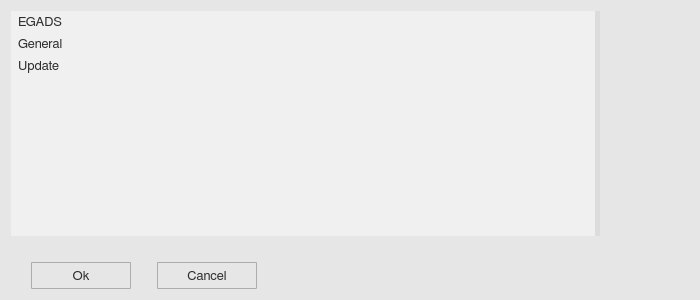
<?xml version="1.0" encoding="UTF-8"?>
<ui version="4.0">
 <class>optionWindow</class>
 <widget class="QWidget" name="optionWindow">
  <property name="geometry">
   <rect>
    <x>0</x>
    <y>0</y>
    <width>700</width>
    <height>300</height>
   </rect>
  </property>
  <property name="minimumSize">
   <size>
    <width>0</width>
    <height>0</height>
   </size>
  </property>
  <property name="maximumSize">
   <size>
    <width>16777215</width>
    <height>16777215</height>
   </size>
  </property>
  <property name="font">
   <font>
    <family>FreeSans</family>
    <pointsize>10</pointsize>
    <weight>50</weight>
    <bold>false</bold>
    <stylestrategy>PreferAntialias</stylestrategy>
    <kerning>true</kerning>
   </font>
  </property>
  <property name="windowTitle">
   <string>Options</string>
  </property>
  <property name="windowIcon">
   <iconset>
    <normaloff>../orion_ftp_ui/icons/option_icon.svg</normaloff>../orion_ftp_ui/icons/option_icon.svg</iconset>
  </property>
  <property name="styleSheet">
   <string notr="true">QWidget {
	background-color: rgb(230,230,230);
}

QComboBox {
	border: 1px solid #acacac;
    border-radius: 1px;
	padding-left: 5px;
    background-color: qlineargradient(x1: 0, y1: 0, x2: 0, y2: 1, 
								stop: 0 #f0f0f0, stop: 1 #e5e5e5);
    color: rgb(45,45,45);
}

QComboBox:disabled {
	background-color:  rgb(200,200,200);
}

QComboBox:hover {
	border: 1px solid #7eb4ea;
    border-radius: 1px;
	background-color: qlineargradient(x1: 0, y1: 0, x2: 0, y2: 1, 
								stop: 0 #ecf4fc, stop: 1 #dcecfc);
}

QComboBox::drop-down {
	subcontrol-origin: padding;
	subcontrol-position: top right;
	width: 27px;
    border-left-width: 1px;
	border-left-color: darkgray;
	border-left-style: solid;
	border-top-right-radius: 3px;
	border-bottom-right-radius: 3px;
}

QComboBox::down-arrow {
	image: url(icons/down_arrow_icon.svg); 
	width: 16px;
	height: 16px
}

QComboBox QAbstractItemView {
	selection-background-color: rgb(200,200,200);
	selection-color: black;
	background: #f0f0f0;
	border: 0px solid #f0f0f0;
}

QComboBox QAbstractItemView::item {
	margin: 5px 5px 5px 5px;
}

QScrollBar:vertical {
  border: 1px solid white;
  background-color: rgb(240, 240, 240);
  width: 20px;
  margin: 21px 0px 21px 0px;
}

QScrollBar:horizontal {
  border: 1px solid white;
  background-color: rgb(240, 240, 240);
  height: 20px;
  margin: 0px 21px 0px 21px;
}

QScrollBar::handle:vertical {
  background-color: rgb(205, 205, 205);
  min-height: 25px;
}

QScrollBar:handle:vertical:hover {
  background-color: rgb(166, 166, 166);
}

QScrollBar:handle:vertical:pressed {
  background-color: rgb(96, 96, 96);
}

QScrollBar::handle:horizontal {
  background-color: rgb(205, 205, 205);
  min-width: 25px;
}

QScrollBar:handle:horizontal:hover {
  background-color: rgb(166, 166, 166);
}

QScrollBar:handle:horizontal:pressed {
  background-color: rgb(96, 96, 96);
}

QScrollBar::add-line:vertical {
  border-top: 1px solid rgb(240,240,240);
  border-left: 1px solid white;
  border-right: 1px solid white;
  border-bottom: 1px solid white;
  background-color: rgb(240, 240, 240);
  height: 20px;
  subcontrol-position: bottom;
  subcontrol-origin: margin;
  border-bottom-right-radius: 0px;
}

QScrollBar::add-line:vertical:hover {
  background-color: rgb(218, 218, 218);
}

QScrollBar::add-line:vertical:pressed {
  background-color: rgb(96, 96, 96);
}

QScrollBar::sub-line:vertical {
  border-top: 1px solid white;
  border-left: 1px solid white;
  border-right: 1px solid white;
  border-bottom: 1px solid rgb(240,240,240);
  background-color: rgb(240, 240, 240);
  height: 20px;
  subcontrol-position: top;
  subcontrol-origin: margin;
  border-top-right-radius: 0px;
}

QScrollBar::sub-line:vertical:hover {
  background-color: rgb(218, 218, 218);
}

QScrollBar::sub-line:vertical:pressed {
  background-color: rgb(96, 96, 96);
}

QScrollBar::up-arrow:vertical {
  image: url(icons/up_arrow_icon.svg); 
  width: 16px;
  height: 16px;
}

QScrollBar::up-arrow:vertical:pressed {
  right: -1px;
  bottom: -1px;
}

QScrollBar::down-arrow:vertical {
  image: url(icons/down_arrow_icon.svg); 
  width: 16px;
  height: 16px;
}

QScrollBar::down-arrow:vertical:pressed {
  right: -1px;
  bottom: -1px;
}

QScrollBar::add-line:horizontal {
  border-top: 1px solid white;
  border-left: 1px solid rgb(240,240,240);
  border-right: 1px solid white;
  border-bottom: 1px solid white;
  background-color: rgb(240, 240, 240);
  width: 20px;
  subcontrol-position: right;
  subcontrol-origin: margin;
  border-bottom-right-radius: 0px;
}

QScrollBar::add-line:horizontal:hover {
  background-color: rgb(218, 218, 218);
}

QScrollBar::add-line:horizontal:pressed {
  background-color: rgb(96, 96, 96);
}

QScrollBar::sub-line:horizontal {
  border-top: 1px solid white;
  border-left: 1px solid white;
  border-right: 1px solid rgb(240,240,240);
  border-bottom: 1px solid white;
  background-color: rgb(240, 240, 240);
  width: 20px;
  subcontrol-position: left;
  subcontrol-origin: margin;
border-bottom-left-radius: 0px;
}

QScrollBar::sub-line:horizontal:hover {
  background-color: rgb(218, 218, 218);
}

QScrollBar::sub-line:horizontal:pressed {
  background-color: rgb(96, 96, 96);
}

QScrollBar::left-arrow:horizontal {
  image: url(icons/left_arrow_icon.svg); 
  width: 16px;
  height: 16px;
}

QScrollBar::left-arrow:horizontal:pressed {
  right: -1px;
  bottom: -1px;
}

QScrollBar::right-arrow:horizontal {
  image: url(icons/right_arrow_icon.svg); 
  width: 16px;
  height: 16px;
}

QScrollBar::right-arrow:horizontal:pressed {
  right: -1px;
  bottom: -1px;
}</string>
  </property>
  <layout class="QGridLayout" name="gridLayout_2">
   <item row="0" column="0">
    <widget class="QSplitter" name="ow_splitter">
     <property name="styleSheet">
      <string notr="true">QSplitter::handle {
    background: rgb(220,220,220);
}

QSplitter::handle:horizontal {
    width: 5px;
}

QSplitter::handle:vertical {
    height: 5px;
}

QSplitter::handle:pressed {
    background: rgb(190,190,190);
}</string>
     </property>
     <property name="orientation">
      <enum>Qt::Horizontal</enum>
     </property>
     <widget class="QListWidget" name="ow_section_list">
      <property name="enabled">
       <bool>true</bool>
      </property>
      <property name="minimumSize">
       <size>
        <width>0</width>
        <height>0</height>
       </size>
      </property>
      <property name="maximumSize">
       <size>
        <width>16777215</width>
        <height>16777215</height>
       </size>
      </property>
      <property name="font">
       <font>
        <family>FreeSans</family>
        <pointsize>10</pointsize>
        <weight>50</weight>
        <bold>false</bold>
        <stylestrategy>PreferAntialias</stylestrategy>
        <kerning>true</kerning>
       </font>
      </property>
      <property name="focusPolicy">
       <enum>Qt::NoFocus</enum>
      </property>
      <property name="styleSheet">
       <string notr="true">QListWidget {
	border-radius: 0px;
	background-color:  rgb(240, 240, 240);
	color: rgb(45,45,45);
}

QListWidget:disabled {
	background-color:  rgb(200,200,200);
    color: rgb(45,45,45);
}

QListView::item {
	border: 0px solid rgb(240,240,240);
	border-radius: 3px;
    padding: 1px 1px 1px 1px;
    margin: 3px 3px 3px 3px;
}

QListView::item:selected {
	border: 0px solid rgb(240,240,240);
	border-radius: 3px;
}

QListView::item:selected:!active {
	background: rgb(200,200,200);
}

QListView::item:selected:active {
	background: rgb(200,200,200);
}

QListView::item:hover {
	background: rgb(230,230,230);
	border-radius: 3px;
}

QScrollBar:vertical {
  border: 1px solid white;
  background-color: rgb(240, 240, 240);
  width: 20px;
  margin: 21px 0px 21px 0px;
}

QScrollBar:horizontal {
  border: 1px solid white;
  background-color: rgb(240, 240, 240);
  height: 20px;
  margin: 0px 21px 0px 21px;
}

QScrollBar::handle:vertical {
  background-color: rgb(205, 205, 205);
  min-height: 25px;
}

QScrollBar:handle:vertical:hover {
  background-color: rgb(166, 166, 166);
}

QScrollBar:handle:vertical:pressed {
  background-color: rgb(96, 96, 96);
}

QScrollBar::handle:horizontal {
  background-color: rgb(205, 205, 205);
  min-width: 25px;
}

QScrollBar:handle:horizontal:hover {
  background-color: rgb(166, 166, 166);
}

QScrollBar:handle:horizontal:pressed {
  background-color: rgb(96, 96, 96);
}

QScrollBar::add-line:vertical {
  border-top: 1px solid rgb(240,240,240);
  border-left: 1px solid white;
  border-right: 1px solid white;
  border-bottom: 1px solid white;
  background-color: rgb(240, 240, 240);
  height: 20px;
  subcontrol-position: bottom;
  subcontrol-origin: margin;
  border-bottom-right-radius: 0px;
}

QScrollBar::add-line:vertical:hover {
  background-color: rgb(218, 218, 218);
}

QScrollBar::add-line:vertical:pressed {
  background-color: rgb(96, 96, 96);
}

QScrollBar::sub-line:vertical {
  border-top: 1px solid white;
  border-left: 1px solid white;
  border-right: 1px solid white;
  border-bottom: 1px solid rgb(240,240,240);
  background-color: rgb(240, 240, 240);
  height: 20px;
  subcontrol-position: top;
  subcontrol-origin: margin;
  border-top-right-radius: 0px;
}

QScrollBar::sub-line:vertical:hover {
  background-color: rgb(218, 218, 218);
}

QScrollBar::sub-line:vertical:pressed {
  background-color: rgb(96, 96, 96);
}

QScrollBar::up-arrow:vertical {
  image: url(icons/up_arrow_icon.svg); 
  width: 16px;
  height: 16px;
}

QScrollBar::up-arrow:vertical:pressed {
  right: -1px;
  bottom: -1px;
}

QScrollBar::down-arrow:vertical {
  image: url(icons/down_arrow_icon.svg); 
  width: 16px;
  height: 16px;
}

QScrollBar::down-arrow:vertical:pressed {
  right: -1px;
  bottom: -1px;
}

QScrollBar::add-line:horizontal {
  border-top: 1px solid white;
  border-left: 1px solid rgb(240,240,240);
  border-right: 1px solid white;
  border-bottom: 1px solid white;
  background-color: rgb(240, 240, 240);
  width: 20px;
  subcontrol-position: right;
  subcontrol-origin: margin;
  border-bottom-right-radius: 0px;
}

QScrollBar::add-line:horizontal:hover {
  background-color: rgb(218, 218, 218);
}

QScrollBar::add-line:horizontal:pressed {
  background-color: rgb(96, 96, 96);
}

QScrollBar::sub-line:horizontal {
  border-top: 1px solid white;
  border-left: 1px solid white;
  border-right: 1px solid rgb(240,240,240);
  border-bottom: 1px solid white;
  background-color: rgb(240, 240, 240);
  width: 20px;
  subcontrol-position: left;
  subcontrol-origin: margin;
border-bottom-left-radius: 0px;
}

QScrollBar::sub-line:horizontal:hover {
  background-color: rgb(218, 218, 218);
}

QScrollBar::sub-line:horizontal:pressed {
  background-color: rgb(96, 96, 96);
}

QScrollBar::left-arrow:horizontal {
  image: url(icons/left_arrow_icon.svg); 
  width: 16px;
  height: 16px;
}

QScrollBar::left-arrow:horizontal:pressed {
  right: -1px;
  bottom: -1px;
}

QScrollBar::right-arrow:horizontal {
  image: url(icons/right_arrow_icon.svg); 
  width: 16px;
  height: 16px;
}

QScrollBar::right-arrow:horizontal:pressed {
  right: -1px;
  bottom: -1px;
}</string>
      </property>
      <property name="frameShape">
       <enum>QFrame::NoFrame</enum>
      </property>
      <property name="sizeAdjustPolicy">
       <enum>QAbstractScrollArea::AdjustIgnored</enum>
      </property>
      <property name="selectionMode">
       <enum>QAbstractItemView::SingleSelection</enum>
      </property>
      <item>
       <property name="text">
        <string>EGADS</string>
       </property>
      </item>
      <item>
       <property name="text">
        <string>General</string>
       </property>
      </item>
      <item>
       <property name="text">
        <string>Update</string>
       </property>
      </item>
     </widget>
     <widget class="QScrollArea" name="ow_scroll_area">
      <property name="styleSheet">
       <string notr="true">QScrollArea { background: transparent; }

QScrollArea &gt; QWidget &gt; QWidget { background: transparent; }

QScrollBar:vertical {
  border: 1px solid white;
  background-color: rgb(240, 240, 240);
  width: 20px;
  margin: 21px 0px 21px 0px;
}

QScrollBar:horizontal {
  border: 1px solid white;
  background-color: rgb(240, 240, 240);
  height: 20px;
  margin: 0px 21px 0px 21px;
}

QScrollBar::handle:vertical {
  background-color: rgb(205, 205, 205);
  min-height: 25px;
}

QScrollBar:handle:vertical:hover {
  background-color: rgb(166, 166, 166);
}

QScrollBar:handle:vertical:pressed {
  background-color: rgb(96, 96, 96);
}

QScrollBar::handle:horizontal {
  background-color: rgb(205, 205, 205);
  min-width: 25px;
}

QScrollBar:handle:horizontal:hover {
  background-color: rgb(166, 166, 166);
}

QScrollBar:handle:horizontal:pressed {
  background-color: rgb(96, 96, 96);
}

QScrollBar::add-line:vertical {
  border-top: 1px solid rgb(240,240,240);
  border-left: 1px solid white;
  border-right: 1px solid white;
  border-bottom: 1px solid white;
  background-color: rgb(240, 240, 240);
  height: 20px;
  subcontrol-position: bottom;
  subcontrol-origin: margin;
  border-bottom-right-radius: 0px;
}

QScrollBar::add-line:vertical:hover {
  background-color: rgb(218, 218, 218);
}

QScrollBar::add-line:vertical:pressed {
  background-color: rgb(96, 96, 96);
}

QScrollBar::sub-line:vertical {
  border-top: 1px solid white;
  border-left: 1px solid white;
  border-right: 1px solid white;
  border-bottom: 1px solid rgb(240,240,240);
  background-color: rgb(240, 240, 240);
  height: 20px;
  subcontrol-position: top;
  subcontrol-origin: margin;
  border-top-right-radius: 0px;
}

QScrollBar::sub-line:vertical:hover {
  background-color: rgb(218, 218, 218);
}

QScrollBar::sub-line:vertical:pressed {
  background-color: rgb(96, 96, 96);
}

QScrollBar::up-arrow:vertical {
  image: url(icons/up_arrow_icon.svg); 
  width: 16px;
  height: 16px;
}

QScrollBar::up-arrow:vertical:pressed {
  right: -1px;
  bottom: -1px;
}

QScrollBar::down-arrow:vertical {
  image: url(icons/down_arrow_icon.svg); 
  width: 16px;
  height: 16px;
}

QScrollBar::down-arrow:vertical:pressed {
  right: -1px;
  bottom: -1px;
}

QScrollBar::add-line:horizontal {
  border-top: 1px solid white;
  border-left: 1px solid rgb(240,240,240);
  border-right: 1px solid white;
  border-bottom: 1px solid white;
  background-color: rgb(240, 240, 240);
  width: 20px;
  subcontrol-position: right;
  subcontrol-origin: margin;
  border-bottom-right-radius: 0px;
}

QScrollBar::add-line:horizontal:hover {
  background-color: rgb(218, 218, 218);
}

QScrollBar::add-line:horizontal:pressed {
  background-color: rgb(96, 96, 96);
}

QScrollBar::sub-line:horizontal {
  border-top: 1px solid white;
  border-left: 1px solid white;
  border-right: 1px solid rgb(240,240,240);
  border-bottom: 1px solid white;
  background-color: rgb(240, 240, 240);
  width: 20px;
  subcontrol-position: left;
  subcontrol-origin: margin;
border-bottom-left-radius: 0px;
}

QScrollBar::sub-line:horizontal:hover {
  background-color: rgb(218, 218, 218);
}

QScrollBar::sub-line:horizontal:pressed {
  background-color: rgb(96, 96, 96);
}

QScrollBar::left-arrow:horizontal {
  image: url(icons/left_arrow_icon.svg); 
  width: 16px;
  height: 16px;
}

QScrollBar::left-arrow:horizontal:pressed {
  right: -1px;
  bottom: -1px;
}

QScrollBar::right-arrow:horizontal {
  image: url(icons/right_arrow_icon.svg); 
  width: 16px;
  height: 16px;
}

QScrollBar::right-arrow:horizontal:pressed {
  right: -1px;
  bottom: -1px;
}</string>
      </property>
      <property name="frameShape">
       <enum>QFrame::NoFrame</enum>
      </property>
      <property name="widgetResizable">
       <bool>true</bool>
      </property>
      <property name="alignment">
       <set>Qt::AlignLeading|Qt::AlignLeft|Qt::AlignTop</set>
      </property>
      <widget class="QWidget" name="scrollAreaWidgetContents_2">
       <property name="geometry">
        <rect>
         <x>0</x>
         <y>0</y>
         <width>89</width>
         <height>192</height>
        </rect>
       </property>
       <layout class="QGridLayout" name="gridLayout">
        <item row="0" column="0">
         <layout class="QVBoxLayout" name="ow_vertical_layout"/>
        </item>
       </layout>
      </widget>
     </widget>
    </widget>
   </item>
   <item row="1" column="0">
    <spacer name="verticalSpacer_3">
     <property name="orientation">
      <enum>Qt::Vertical</enum>
     </property>
     <property name="sizeType">
      <enum>QSizePolicy::Fixed</enum>
     </property>
     <property name="sizeHint" stdset="0">
      <size>
       <width>20</width>
       <height>20</height>
      </size>
     </property>
    </spacer>
   </item>
   <item row="2" column="0">
    <layout class="QHBoxLayout" name="horizontalLayout_2">
     <item>
      <spacer name="horizontalSpacer_3">
       <property name="orientation">
        <enum>Qt::Horizontal</enum>
       </property>
       <property name="sizeType">
        <enum>QSizePolicy::Fixed</enum>
       </property>
       <property name="sizeHint" stdset="0">
        <size>
         <width>20</width>
         <height>20</height>
        </size>
       </property>
      </spacer>
     </item>
     <item>
      <widget class="QToolButton" name="ow_ok_button">
       <property name="minimumSize">
        <size>
         <width>100</width>
         <height>27</height>
        </size>
       </property>
       <property name="maximumSize">
        <size>
         <width>100</width>
         <height>27</height>
        </size>
       </property>
       <property name="font">
        <font>
         <family>FreeSans</family>
         <pointsize>10</pointsize>
         <weight>50</weight>
         <bold>false</bold>
         <stylestrategy>PreferDefault</stylestrategy>
         <kerning>true</kerning>
        </font>
       </property>
       <property name="styleSheet">
        <string notr="true">QToolButton {
	border: 1px solid #acacac;
	border-radius: 1px;
	background-color: qlineargradient(x1:0, y1:0, x2:0, y2:1,
									stop:0 #f0f0f0, stop:1 #e5e5e5);
    color: rgb(45,45,45);
}

QToolButton:hover {
	border: 1px solid #7eb4ea;
	border-radius: 1px;
	background-color: qlineargradient(x1:0, y1:0, x2:0, y2:1,
									stop:0 #ecf4fc, stop:1 #dcecfc);
}

QToolButton:pressed {
	border: 1px solid #579de5;
	border-radius: 1px;
	background-color: qlineargradient(x1:0, y1:0, x2:0, y2:1,
									stop:0 #daecfc, stop:1 #c4e0fc);
}</string>
       </property>
       <property name="text">
        <string>Ok</string>
       </property>
      </widget>
     </item>
     <item>
      <spacer name="horizontalSpacer_5">
       <property name="orientation">
        <enum>Qt::Horizontal</enum>
       </property>
       <property name="sizeType">
        <enum>QSizePolicy::Fixed</enum>
       </property>
       <property name="sizeHint" stdset="0">
        <size>
         <width>20</width>
         <height>20</height>
        </size>
       </property>
      </spacer>
     </item>
     <item>
      <widget class="QToolButton" name="ow_cancel_button">
       <property name="minimumSize">
        <size>
         <width>100</width>
         <height>27</height>
        </size>
       </property>
       <property name="maximumSize">
        <size>
         <width>100</width>
         <height>27</height>
        </size>
       </property>
       <property name="font">
        <font>
         <family>FreeSans</family>
         <pointsize>10</pointsize>
         <weight>50</weight>
         <bold>false</bold>
         <stylestrategy>PreferDefault</stylestrategy>
         <kerning>true</kerning>
        </font>
       </property>
       <property name="styleSheet">
        <string notr="true">QToolButton {
	border: 1px solid #acacac;
	border-radius: 1px;
	background-color: qlineargradient(x1:0, y1:0, x2:0, y2:1,
									stop:0 #f0f0f0, stop:1 #e5e5e5);
    color: rgb(45,45,45);
}

QToolButton:hover {
	border: 1px solid #7eb4ea;
	border-radius: 1px;
	background-color: qlineargradient(x1:0, y1:0, x2:0, y2:1,
									stop:0 #ecf4fc, stop:1 #dcecfc);
}

QToolButton:pressed {
	border: 1px solid #579de5;
	border-radius: 1px;
	background-color: qlineargradient(x1:0, y1:0, x2:0, y2:1,
									stop:0 #daecfc, stop:1 #c4e0fc);
}</string>
       </property>
       <property name="text">
        <string>Cancel</string>
       </property>
      </widget>
     </item>
     <item>
      <spacer name="horizontalSpacer_4">
       <property name="orientation">
        <enum>Qt::Horizontal</enum>
       </property>
       <property name="sizeHint" stdset="0">
        <size>
         <width>40</width>
         <height>20</height>
        </size>
       </property>
      </spacer>
     </item>
    </layout>
   </item>
  </layout>
 </widget>
 <resources/>
 <connections/>
</ui>
